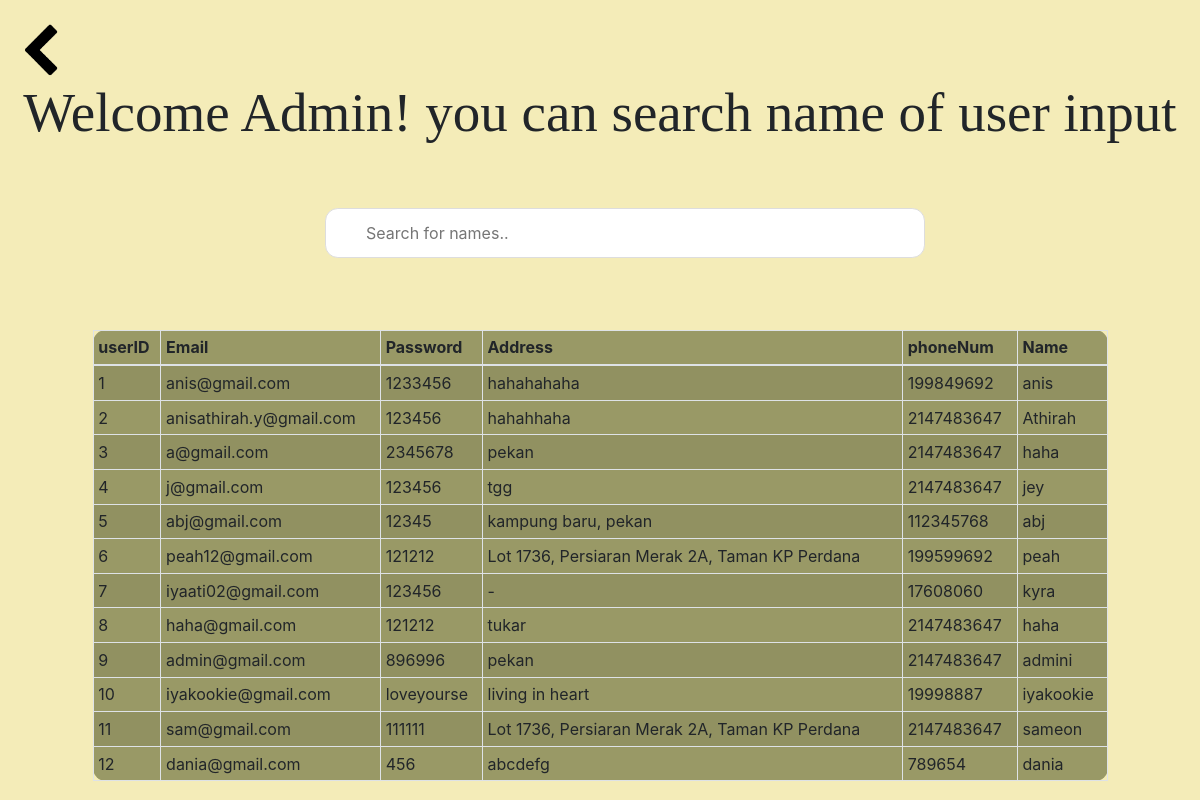
Screenshot of /admin.php (signed in) with the database file from the repository.
### tables this page shows
CREATE TABLE `user` (
  `userID` int(11) NOT NULL,
  `email` varchar(30) NOT NULL,
  `password` varchar(10) NOT NULL,
  `address` varchar(100) NOT NULL,
  `phoneNum` int(11) NOT NULL,
  `name` varchar(50) NOT NULL
);

### admin.php (the view, shortened to what this page needs)
<?php
include('session.php');
$query = "SELECT * FROM user";
$result = mysqli_query($con, $query);
?>
<!DOCTYPE html>
<html lang="en">
<head>
    <link rel="stylesheet" href="https://maxcdn.bootstrapcdn.com/bootstrap/4.5.2/css/bootstrap.min.css">
</head>
<body>
  <br>
  <a href="Main.php"><img src="image/arrow.png" style="width: 80px;" alt="logo"></a>
  <br>
  <h1>Welcome Admin! you can search name of user input</h1>
  <br>
  <center><input type="text" id="myInput" onkeyup="myFunction()" placeholder="Search for names.." title="Type in a name" >
  </center>
  <br>
  <br>
  <br>
  <div class="container">
    <div class="row justify-content-center">
      <div class="col-11">
      <table id="myTable" class="table table-striped table-bordered table-sm" cellspacing="0" width="90%">
  <thead>
    <tr>
      <th class="th-sm">userID
      </th>
      <th class="th-sm">Email
      </th>
      <th class="th-sm">Password
      </th>
      <th class="th-sm">Address
      </th>
      <th class="th-sm">phoneNum
      </th>
      <th class="th-sm">Name
      </th>
    </tr>
  </thead>
  <tbody>
      <?php
      while($user = mysqli_fetch_assoc($result)):
      ?>
    <tr>
      <td><?= $user['userID'] ?></td>
      <td><?= $user['email'] ?></td>
      <td><?= $user['password'] ?></td>
      <td><?= $user['address'] ?></td>
      <td><?= $user['phoneNum'] ?></td>
      <td><?= $user['name'] ?></td>
    </tr>
    <?php endwhile; ?>
  </tbody>
</table>
      </div>
    </div>
  </div>
</body>
</html>

### admin.php (style rules this page uses)
body { background-color: #F4ECB8; }
h1 { font-family: Georgia, serif; font-size: 55px; text-align: center; }
table { background-color: #999966; border-radius: 0.80rem; }
#myInput { background-position: 5px 5px; background-repeat: no-repeat; width: 600px; font-size: 16px; padding: 12px 20px 12px 40px; border: 1px solid #ddd; margin-top:30px; border-radius: 0.80rem; margin-left:50px; }

### rows the page displays
user: userID "1", email "anis@gmail.com", password "1233456", address "hahahahaha", phoneNum "199849692", name "anis"
user: userID "2", email "anisathirah.y@gmail.com", password "123456", address "hahahhaha", phoneNum "2147483647", name "Athirah"
user: userID "3", email "a@gmail.com", password "2345678", address "pekan", phoneNum "2147483647", name "haha"
user: userID "4", email "j@gmail.com", password "123456", address "tgg", phoneNum "2147483647", name "jey"
user: userID "5", email "abj@gmail.com", password "12345", address "kampung baru, pekan", phoneNum "112345768", name "abj"
user: userID "6", email "peah12@gmail.com", password "121212", address "Lot 1736, Persiaran Merak 2A, Taman KP Perdana", phoneNum "199599692", name "peah"
user: userID "7", email "iyaati02@gmail.com", password "123456", address "-", phoneNum "17608060", name "kyra"
user: userID "8", email "haha@gmail.com", password "121212", address "tukar", phoneNum "2147483647", name "haha"
user: userID "9", email "admin@gmail.com", password "896996", address "pekan", phoneNum "2147483647", name "admini"
user: userID "10", email "iyakookie@gmail.com", password "loveyourse", address "living in heart", phoneNum "19998887", name "iyakookie"
user: userID "11", email "sam@gmail.com", password "111111", address "Lot 1736, Persiaran Merak 2A, Taman KP Perdana", phoneNum "2147483647", name "sameon"
user: userID "12", email "dania@gmail.com", password "456", address "abcdefg", phoneNum "789654", name "dania"
